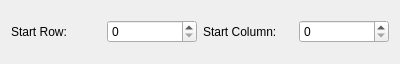
<?xml version="1.0" encoding="UTF-8"?>
<ui version="4.0">
 <class>UrMeepoPropertiesWidget</class>
 <widget class="QWidget" name="UrMeepoPropertiesWidget">
  <property name="geometry">
   <rect>
    <x>0</x>
    <y>0</y>
    <width>400</width>
    <height>64</height>
   </rect>
  </property>
  <property name="windowTitle">
   <string>Form</string>
  </property>
  <layout class="QHBoxLayout" name="horizontalLayout_2">
   <item>
    <layout class="QHBoxLayout" name="horizontalLayout">
     <item>
      <widget class="QLabel" name="label">
       <property name="text">
        <string>Start Row:</string>
       </property>
      </widget>
     </item>
     <item>
      <widget class="QSpinBox" name="WStartRowSpinBox"/>
     </item>
     <item>
      <widget class="QLabel" name="label_2">
       <property name="text">
        <string>Start Column:</string>
       </property>
      </widget>
     </item>
     <item>
      <widget class="QSpinBox" name="WStartColumnSpinBox"/>
     </item>
    </layout>
   </item>
  </layout>
 </widget>
 <resources/>
 <connections/>
</ui>
